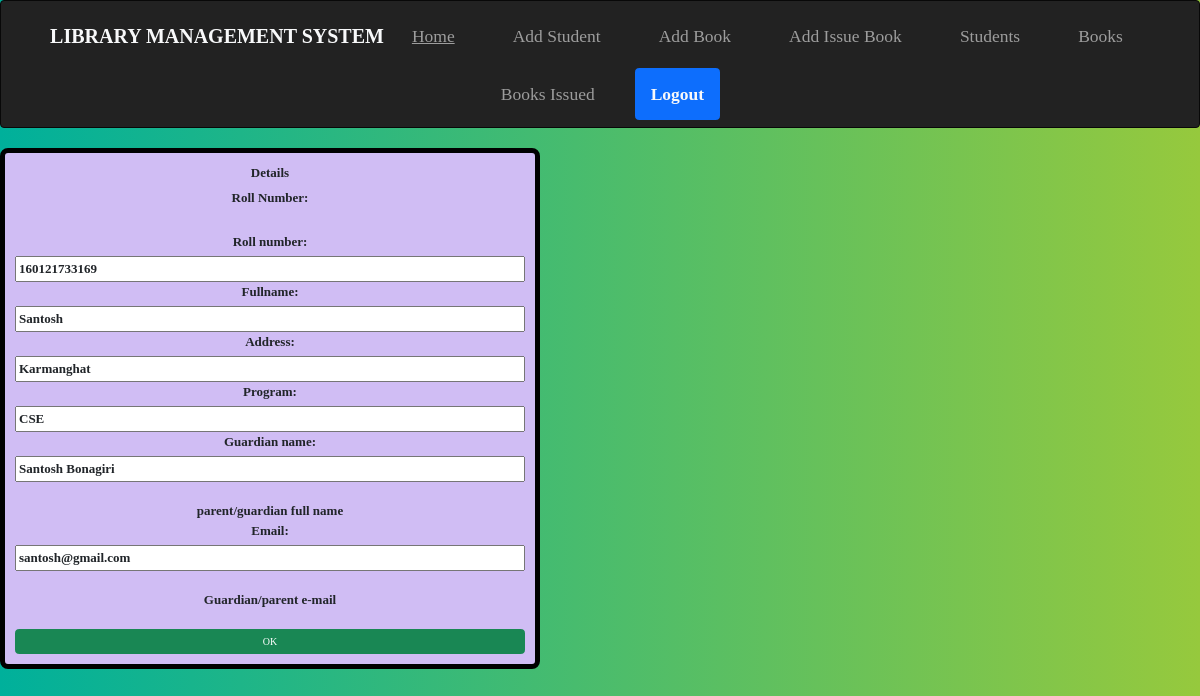
The app's page /edit/student/160121733169 (signed in) with its own data.
### library/models.py (models this page shows, shortened)
class Students(models.Model):
    roll_number = models.CharField(max_length=100, unique=True)
    fullname = models.CharField(max_length=100)
    address = models.CharField(max_length=100)
    program = models.CharField(max_length=100)
    Guardian_name = models.CharField(
        max_length=100, help_text="parent/guardian full name"
    )
    Email = models.EmailField(max_length=100, help_text="Guardian/parent e-mail")

### library/views.py (the view)
# urls.py: path("edit/student/<str:roll>", views.edit_student_data, name="Edit_Student_data"),
@login_required(login_url="login")
def edit_student_data(request, roll):
    try:
        if request.method == "POST":
            std = Students.objects.get(id=request.session["id"])
            form = StudentsForm((request.POST), instance=std)
            if form.is_valid():
                form.save()
            del request.session["id"]
            return redirect("/show_students")
        else:
            student_to_edit = Students.objects.get(roll_number=roll)
            student = StudentsForm(instance=student_to_edit)
            request.session["id"] = student_to_edit.id
            return render(request, "edit_student_data.html", {"student": student})
    except Exception as error:
        print(f"{error} occured at edit_student_data view")

### library/forms.py
class StudentsForm(forms.ModelForm):
    class Meta:
        model = Students
        fields = '__all__'

### library/templates/edit_student_data.html (shortened to what this page needs)
{% extends 'base.html' %}
{% block content %}
<div class="form">
<form method="POST" action=""  id="edit_student_data">
    <label>Details</label>
    <label>Roll Number:</label><br>
    {{student}}
    <br> <button type="submit" class="btn btn-success">OK</button>
</form>
</div>
{% endblock %}

### library/static/css/style.css (style rules this page uses)
form { margin-left:30%; border: black solid 5px; border-radius:8px; background-color: rgb(167, 183, 183); padding:10px; width: 45%; }

### library/templates/base.html (style rules this page uses)
* { font-family: "Times New Roman", Times, serif; }
body { background-image: url("static/images/bg_library.jpg"); text-align: center; }
form { margin-top: 13em; }
body { background-image: linear-gradient(to right, #00b09b, #96c93d); }
form { display : grid; grid-templates-column : 1fr; margin-left : 0px; margin-top : 1rem; font-size : 1.3rem; background-color : #d0bdf4; }

### records on screen
Students: roll_number "160121733169", fullname "Santosh", address "Karmanghat", program "CSE", Guardian_name "Santosh Bonagiri", Email "santosh@gmail.com"
